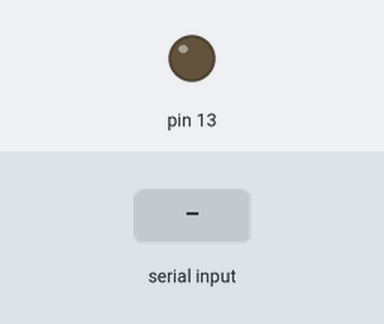
The sketch below on a simulated Arduino Uno, built with avr-gcc and run on an emulated ATmega328P. Parts: output pins drawn as LEDs (lit = HIGH). The inputs (shaded band) are chosen by the test bench. What the sketch prints to the serial monitor is not drawn.

Above: at 1.2 s.
1.3 s: "austyno" received over Serial
At 2.7 s:
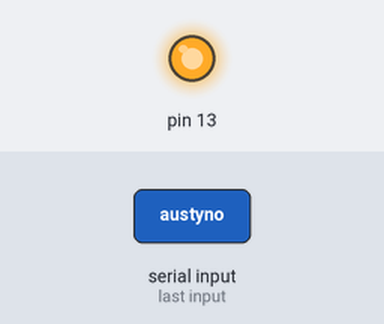
3.1 s: "1" received over Serial
At 3.9 s:
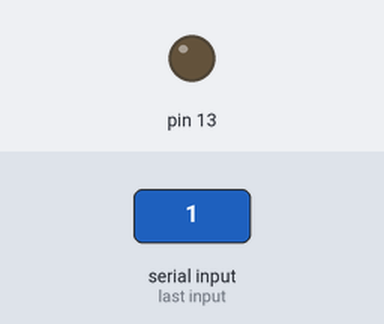
Timing chart, 0 to 6.1 s (numbered marks = the images above; inputs shaded):
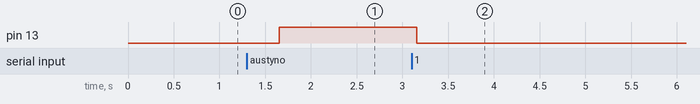

Measured:
- after the input at 1.3 s, pin 13: LOW → HIGH after 0.35 s
- after the input at 3.1 s, pin 13: HIGH → LOW after 0.06 s

The sketch:

serialReader.ino
```cpp
char stg[100];

int data_available = 0;


void setup() {
  // put your setup code here, to run once:
  Serial.begin(9600);
  pinMode(13, OUTPUT);
}

void unlock(){
 Serial.println(stg);
 if(strcmp(stg, "austyno") == 0){
    digitalWrite(13, HIGH);
    Serial.println("Led On");
  }else{
    digitalWrite(13, LOW);
    Serial.println("Led Off");
   }
}
void loop() {
  // put your main code here, to run repeatedly:
  byte s = Serial.read();
  char c = char(s);
  if(s != 255){
    data_available = 1;
    stg[strlen(stg)] = c;
  }else{
    if(data_available == 1){
      unlock();
      data_available = 0;
      char newc[0] = {};
      int l = strlen(stg);
      for(int i = 0; i < l; i++){
         strcpy(&stg[i], "");
      }
    }
  }
  Serial.println(strlen(stg));
  delay(50);
}
```
